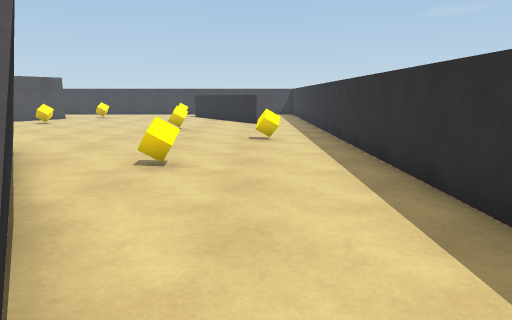
[1] (above)

19 first-person views from a walk through a 3-D level made in the Unity game engine. The camera is 1.3 m above the floor, tilts 10° down and sees 70° across. The floor is counted in squares, 1 m on a side. Each view is taken from the middle of a square. On the plan, view 1 faces up. The plan holds only what a view shows up to about 15 squares ahead; the rest is blank. The player is left out.

[2]
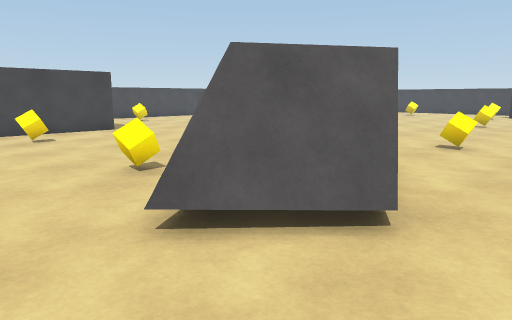

[3]
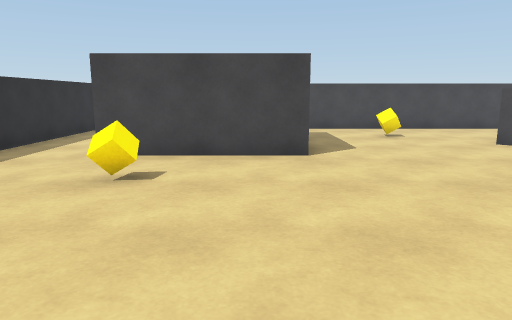

[4]
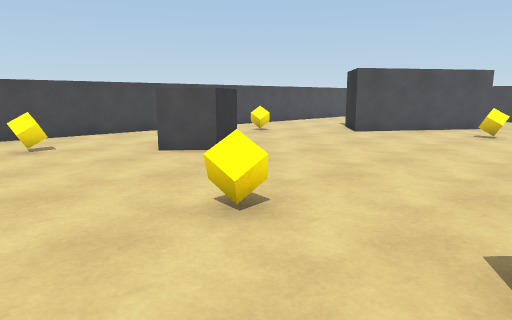

[5]
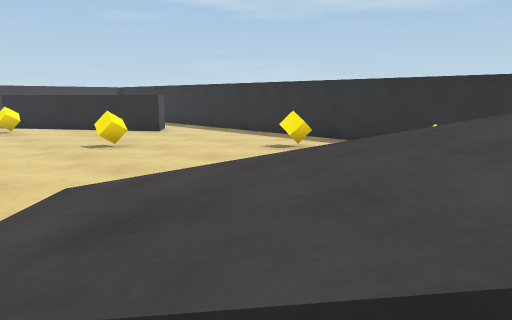

[6]
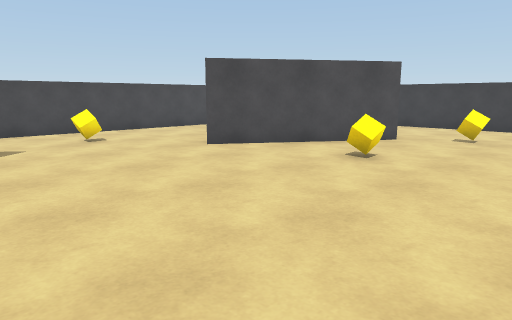

[7]
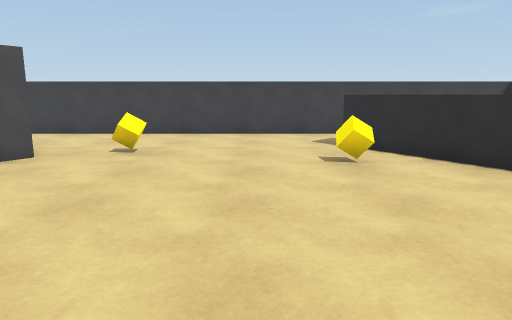

[8]
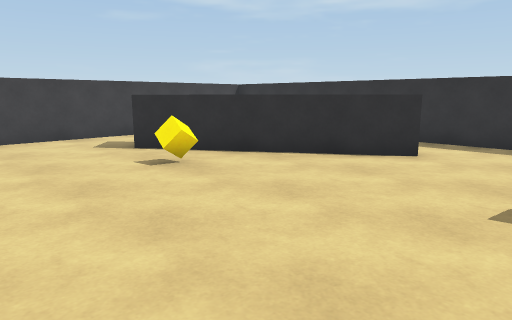

[9]
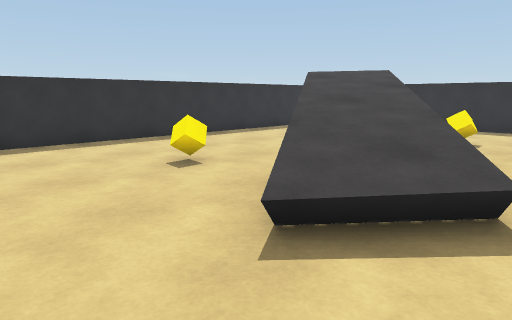

[10]
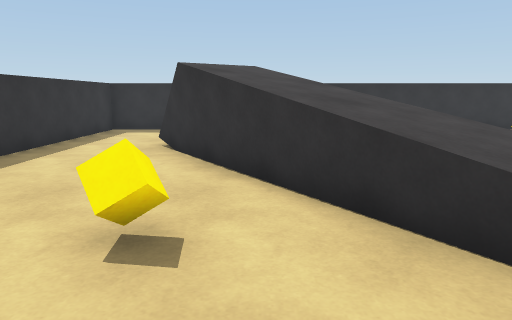

[11]
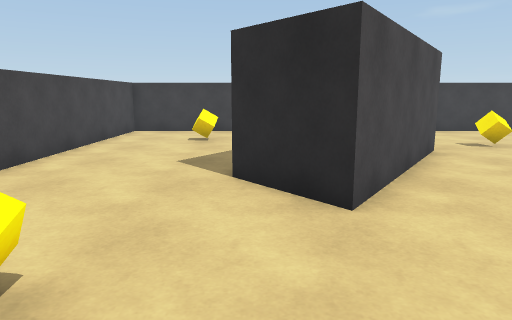

[12]
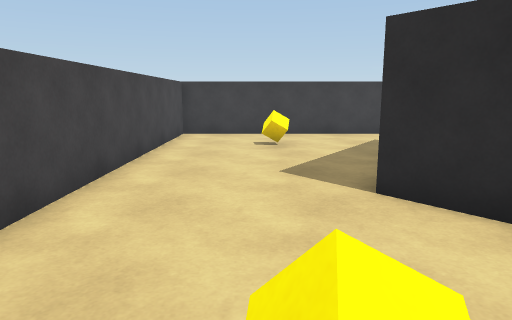

[13]
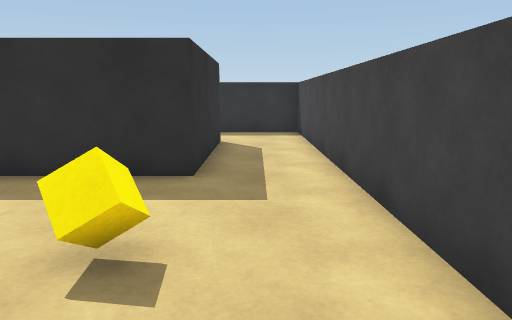

[14]
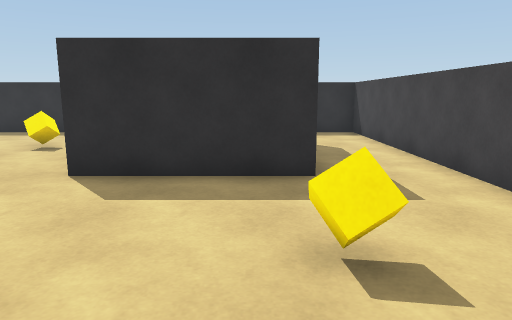

[15]
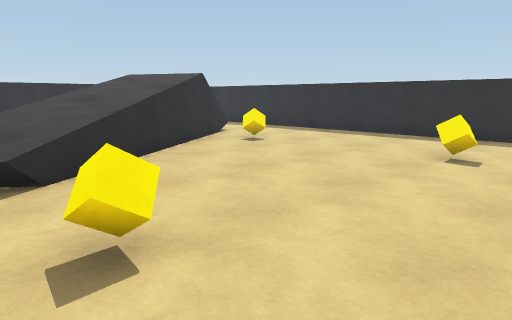

[16]
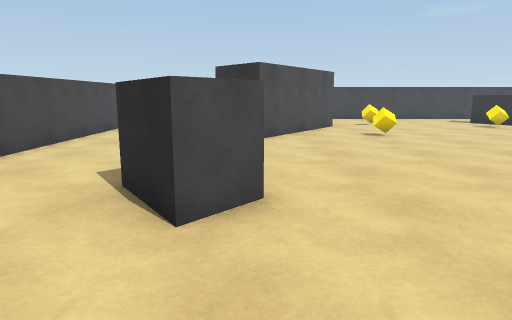

[17]
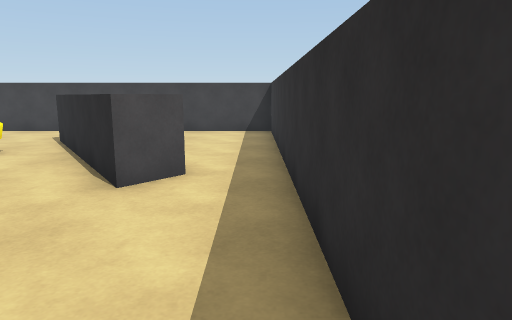

[18]
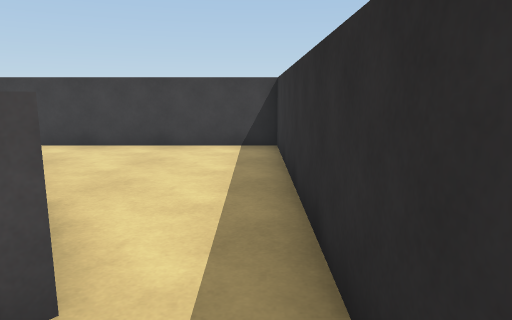

[19]
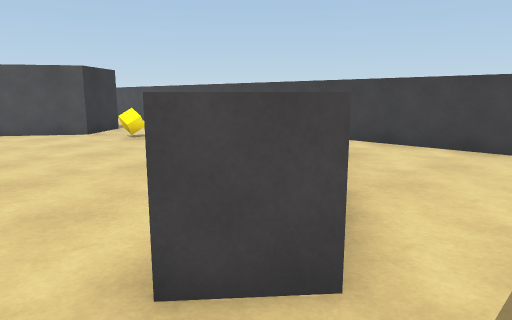

### Floor plan
Key: @ floor where view 1 was taken; # wall or solid block; . main floor; : floor 2 m higher than the main floor; / step, stairs or slope; = window, fence, low wall or low ledge; ^ raised ledge; C cube; B block.
Columns run from 20 left of view 1 to 3 right of it. Each row starts with its distance up from view 1.
 26 ########################
 25 #......................#
 24 #......................#
 23 #...C.. .........^.....#
 22 #...... #........^^....#
 21 #...... ##.C.....^^^...#
 20 #.....  ##......C.^^...#
 19 #....  ##..........^^..#
 18 #....###...........#^..#
 17 #....###..C............#
 16 #......................#
 15 #......................#
 14 #..C.............C.....#
 13 #......................#
 12 #......................#
 11 #....B..............C..#
 10 #...BBB................#
  9 #....BB......./........#
  8 #............./=.......#
  7 #.........C..///..C....#
  6 #..C.........///=......#
  5 #.............=//#.....#
  4 #..............///.....#
  3 #..#####.......=#/#....#
  2 #..#   #........=/:#...#
  1 #..#   #.........//#...#
  0 #..#   #.C.....C.#//@..#
 -1 #..#   #........../....#
 -2 #...  .................#
 -3 #......................#
 -4 ########################

Positions as (right, up) in squares from view 1, and headings:
1: (0, 0), facing up
2: (1, -3), facing up-left
3: (-5, 2), facing left
4: (-7, 4), facing up-left
5: (-7, 5), facing up-right
6: (-6, 10), facing up-left
7: (-6, 13), facing up
8: (-8, 14), facing up-right
9: (-8, 11), facing down-right
10: (-3, 10), facing down
11: (-15, 12), facing up
12: (-17, 13), facing up
13: (-18, 9), facing down
14: (-16, 9), facing down
15: (-13, 8), facing down-right
16: (-14, 5), facing up
17: (2, 12), facing up
18: (2, 16), facing up
19: (2, 16), facing up-left
